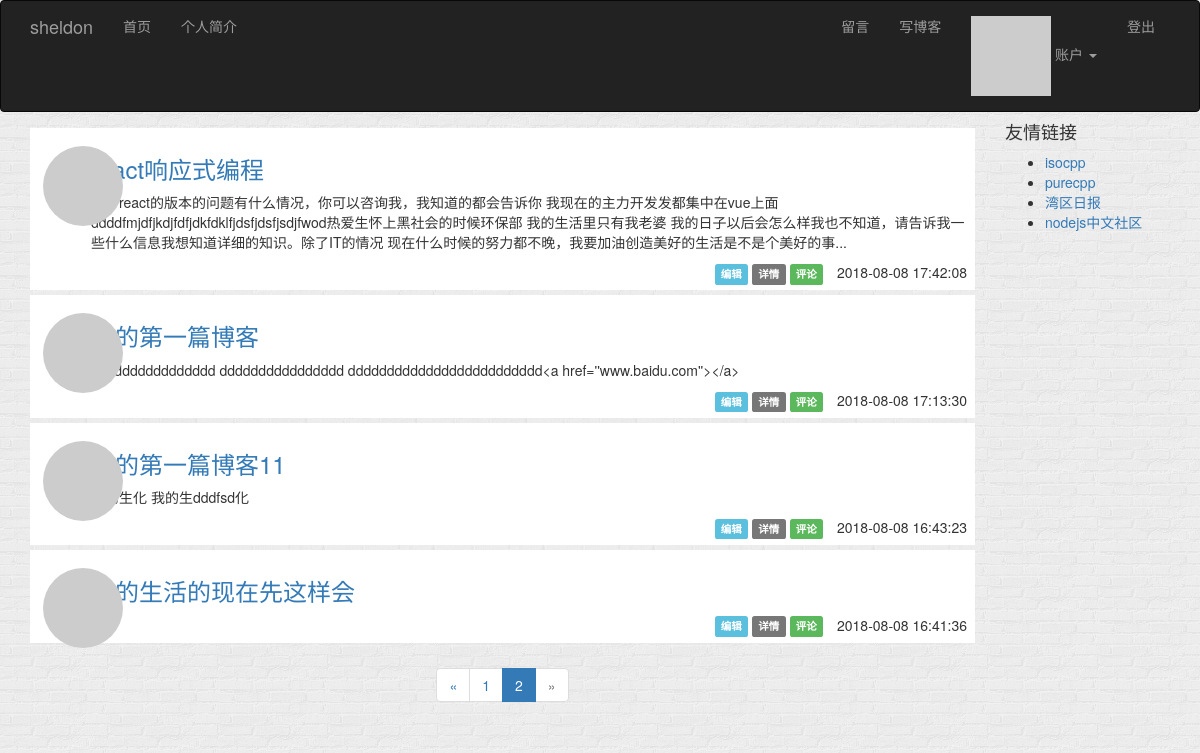
/?page=2 (signed in), run on the app's committed database.
### app/models.py (models this page shows, shortened)
class Post(db.Model):
    __tablename__ = 'posts'
    id = db.Column(db.Integer, primary_key=True)
    body = db.Column(db.Text)
    body_html = db.Column(db.Text)
    timestamp = db.Column(db.DateTime(), index=True, default=datetime.now)
    title = db.Column(db.String(64))
    author_id = db.Column(db.Integer, db.ForeignKey('users.id'))

### app/main/views.py (the view, shortened to what this page needs)
@main.route('/', methods=['GET', 'POST'])
def index():
    form = PostForm()
    page = request.args.get('page', 1, type=int)
    pagination = Post.query.order_by(Post.timestamp.desc()).paginate(
        page, per_page=current_app.config['FLASKY_POSTS_PER_PAGE'],
        error_out=False)
    posts = pagination.items
    return render_template('index.html', form=form, posts=posts, pagination=pagination)

### app/auth/views.py (called while the page is built)
@auth.before_app_request
def before_request():
    if current_user.is_authenticated:
        current_user.ping()

### app/models.py (called while the page is built)
@login_manager.user_loader
def load_user(user_id):
    return User.query.get(int(user_id))

    def ping(self):
        self.last_seen = datetime.now()
        db.session.add(self)
        db.session.commit()

    def gravatar_hash(self):
        return hashlib.md5(self.email.lower().encode('utf-8')).hexdigest()

    def gravatar(self, size=100, default='wavatar', rating='x'):
        url = 'https://secure.gravatar.com/avatar'
        hash = self.gravatar_hash()
        return '{url}/{hash}?s={size}&d={default}&r={rating}'.format(
            url=url, hash=hash, size=size, default=default, rating=rating)

### app/templates/index.html (shortened to what this page needs)
{% extends "base.html" %}
{% import "bootstrap/wtf.html" as wtf %}
{% import "_macros.html" as macros %}
{% block page_content %}
<div class='row'>
    <div class='col-md-10'>
        {% include "_posts.html" %}
        {% if pagination %}
        <div class="pagination">
            {{ macros.pagination_widget(pagination, '.index') }}
        </div>
        {% endif %}
    </div>
    {% include '_side.html' %}
</div>
{% endblock %}

### app/templates/_posts.html
<ul class="posts">
    {% for post in posts %}
    <li class="post">
        <div class="post-thumbnail">
            <a href="{{ url_for('.user', id=post.id , username=post.author.username) }}">
                <img class="img-circle mt10" src="{{ post.author.gravatar(size=40) }}">
            </a>
        </div>
        <div class="post-content ">
            <div class="post-title h3">
                <a href="{{ url_for('.post', id=post.id) }}">{{ post.title}}</a>
            </div>
            <div class="post-body">
                {% if post.body_html %}
                {{ post.body_html | safe | striptags | truncate(200, True) }}
                {% else %}
                {{ post.body | truncate(200, True) }}
                {% endif %}
            </div>
            <div class="post-footer mt10">
                {% if current_user == post.author %}
                <a href="{{ url_for('main.edit', id=post.id) }}">
                    <span class="label label-info">编辑</span>
                </a>
                {% else %}
                <a href="{{ url_for('.user',username=post.author.username) }}">
                    <span class="label label-info">{{ post.author.username }}</span>
                </a>
                {% endif %}
                <a href="{{ url_for('.post', id=post.id) }}">
                    <span class="label label-default">详情</span>
                </a>
                <a href="{{ url_for('.post', id=post.id) }}#comments">
                    <span class="label label-success">评论</span>
                </a>
                <span class="post-date ml10">{{ post.timestamp.strftime('%Y-%m-%d %H:%M:%S')}}</span>
            </div>
        </div>
    </li>
    {% endfor %}
</ul>

### app/static/styles.css (style rules this page uses)
body { background-image: url("../static/imgs/brick-wall.png"); background-attachment: scroll; }
ul.posts { list-style-type: none; padding: 0px; margin: 16px 0px 0px 0px; }
ul.posts li.post { position: relative; padding: 8px; background-color: #fff; margin-bottom: 5px; border-left: 5px solid #fff; transition: all 0.3s linear; }
div.post-thumbnail, .profile-thumbnail { position: absolute; }
div.post-content { margin-left: 48px; min-height: 48px; }
div.post-footer { text-align: right; }
div.pagination { width: 100%; text-align: center; padding: 0px; margin: 0px; }
.ml10 { margin-left: 10px; }
.mt10 { margin-top: 10px; }

### data on the page
Post: title "react响应式编程", body_html "关于react的版本的问题有什么情况，你可以咨询我，我知道的都会告诉你 我现在的主力开发发都集中在vue上面 ddddfmjdfjkdjfdfjdkfdklfjdsfjdsfjsdjfwod热爱生怀上黑社会的时候环保部 我的生活里只有我老婆 我的日子以后会怎么样我也不知道，请告诉我一些什么信息我想知道详细的知识。除了IT的情况 现在什么时候的努力都不晚，我要加油创造美好的生活是不是个美好的事...", timestamp "2018-08-08 17:42:08"
Post: title "我的第一篇博客", body_html "dddddddddddddddd dddddddddddddddd ddddddddddddddddddddddddd<a href=''www.baidu.com''></a>", timestamp "2018-08-08 17:13:30"
Post: title "我的第一篇博客11", body_html "我的生化 我的生dddfsd化", timestamp "2018-08-08 16:43:23"
Post: title "我的生活的现在先这样会", timestamp "2018-08-08 16:41:36"

### other printed values
{{ p }} "1"
{{ p }} "2"
